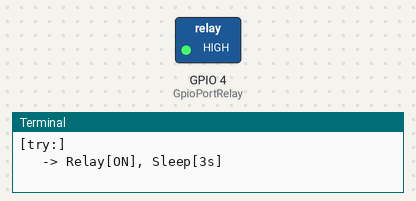
The program below on a simulated Raspberry Pi (BCM pin numbers). Parts: switched loads named in the program (green lamp = pin HIGH), the last lines printed to the terminal. At 3.0 s the program stops and its outputs stay as they are.

Above: at 0.1 s.
At 3.1 s:
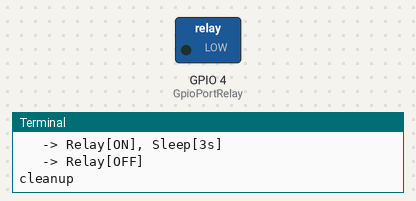
Timing chart, 0 to 4.5 s (numbered marks = the images above):
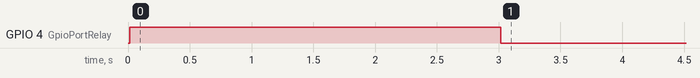

The program:

relay_gpio4.py
```python
import RPi.GPIO as GPIO
import time, os

GPIO.setwarnings(True)
GPIO.setmode(GPIO.BCM)

GpioPortRelay = 4

GPIO.setup(GpioPortRelay, GPIO.OUT)

GPIO.output(GpioPortRelay, 0)
os.system("clear")

try:
  print("[try:]")
  GPIO.output(GpioPortRelay, 1)
  print("\t -> Relay[ON], Sleep[3s]")
  time.sleep(3)
  print("\t -> Relay[OFF]")
  GPIO.output(GpioPortRelay, 0)
  print("cleanup")
  GPIO.cleanup()
except:
  print("[except:]")
  GPIO.cleanup()
```

Measured:
- by itself, GPIO 4 (GpioPortRelay): LOW → HIGH at 0.02 s, → LOW 3.0 s later
